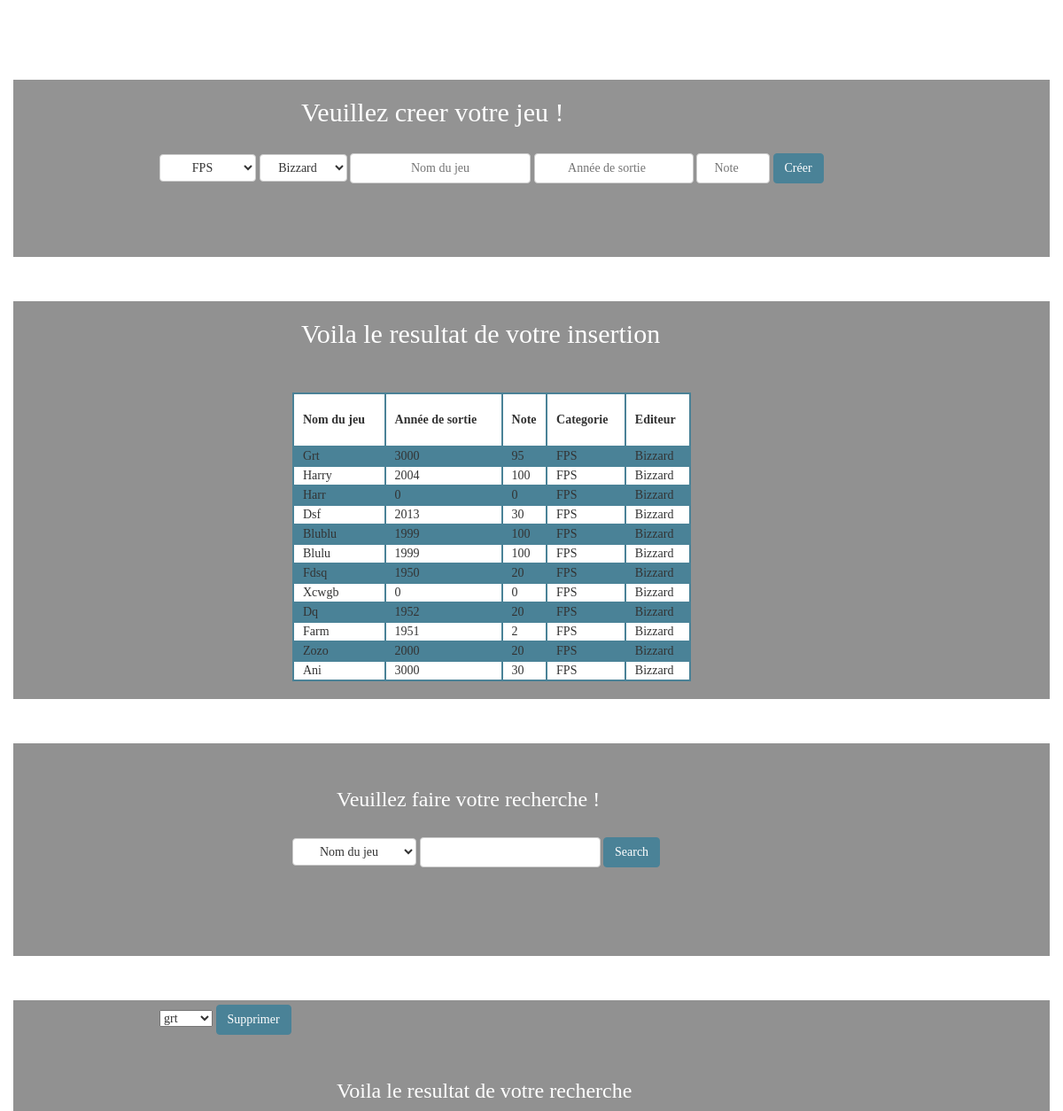
The page / on the database its author committed.
### tables this page shows
CREATE TABLE `game` (
  `id` int(11) NOT NULL AUTO_INCREMENT,
  `year` int(11) DEFAULT NULL,
  `name` varchar(45) DEFAULT NULL,
  `note` int(11) DEFAULT NULL,
  `id_category` int(11) DEFAULT NULL,
  PRIMARY KEY (`id`),
  KEY `fk_id_category_idx` (`id_category`),
  CONSTRAINT `fk_id_category` FOREIGN KEY (`id_category`) REFERENCES `category` (`id`) ON DELETE NO ACTION ON UPDATE NO ACTION
);

CREATE TABLE `category` (
  `id` int(11) NOT NULL AUTO_INCREMENT,
  `content` varchar(45) DEFAULT NULL,
  PRIMARY KEY (`id`)
);

CREATE TABLE `editor` (
  `id` int(11) NOT NULL AUTO_INCREMENT,
  `name` varchar(45) DEFAULT NULL,
  PRIMARY KEY (`id`)
);

### functions.php (called while the page is built, shortened)
<?php
function selectDataIntoDb($sql_request , $db)
{
  return mysqli_query($db , $sql_request );
};

### index.php (the view, shortened to what this page needs)
<?php
include_once('functions.php');
$db = connectToDb('0000','video_game');
$category_result=selectDataIntoDb("SELECT * FROM  category",$db);
$editor_result = selectDataIntoDb ("SELECT * FROM editor ",$db);
$request="SELECT game.id AS game_id, game.name game_name, game.year game_year,
 game.note game_note, category.content category_name, editor.name editor_name
 FROM game , category, game_editor, editor
 WHERE game.id_category = category.id
 AND game.id = game_editor.id_game
 And editor.id = game_editor.id_editor ;";
$getAllGames= selectDataIntoDb($request,$db);
$getAllGamesName= selectDataIntoDb($request,$db);
 ?>
<!DOCTYPE html>
<html>
  <head>
    <link rel="stylesheet" href="https://maxcdn.bootstrapcdn.com/bootstrap/3.3.7/css/bootstrap.min.css">
    <link rel="stylesheet" href="style.css">
  </head>
  <body>
    <div class="container">
      <div class="row" id="ligne">
<div class="col-sm-10">
  <h1>Bienvenu sur cette base de données</h1>
</div>
      </div>
<div class="row" id="ligne1">
  <div class="col-sm-10">
    <h2>Veuillez creer votre jeu !</h2>
         <form  action="insert.php" method="post">
           <select name="category_select" class="btn btn-default">
             <?php
              while ($data = mysqli_fetch_assoc($category_result))
              {
               echo "<option value='" . $data['id'] . "'>" . $data['content'] . "</option>";
              }
           ?>
        </select >
        <select name="editor_select" class="btn btn-default">
          <?php
           while ($data = mysqli_fetch_assoc($editor_result))
           {
            echo "<option value='" . $data['id'] . "'>" . ucfirst($data['name']) . "</option>";
           }
        ?>
     </select>
      <input type="text" name="game_name" class="btn btn-default" placeholder="Nom du jeu">
       <input id="annee" type="number" name="game_year" min="1950" max="3000" class="btn btn-default" placeholder="Année de sortie">
        <input type="number" name="game_note" min="0" max="100" class="btn btn-default" placeholder="Note">
         <input type="submit" class="btn btn-default" value="Créer"style="background-color:#4a8297;border-color:#4a8297;color:white;">
         </form>
  </div>
</div>
<div class="row" id="ligne2">
  <div class="col-sm-8">
    <h2> Voila le resultat de votre insertion</h2>
    <table >
     <tr >
       <th >Nom du jeu</th>
       <th>Année de sortie</th>
       <th>Note</th>
       <th>Categorie</th>
       <th>Editeur</th>
     </tr>
     <?php
      while($data = mysqli_fetch_assoc($getAllGames))
      {
        $return = '<tr>';
        $return .= '<td>' . ucfirst($data['game_name']) . '</td>';
        $return .= '<td>' . $data['game_year'] . '</td>';
        $return .= '<td>' . $data['game_note'] . '</td>';
        $return .= '<td>' . $data['category_name'] . '</td>';
        $return .= '<td>' . ucfirst($data['editor_name']) . '</td>';
        $return .= '</tr>';
        echo $return ;
      };
      ?>
    </table>
  </div>
</div>
<div class="row" id="ligne3">
  <div class="col-sm-8">
    <h3>Veuillez faire votre recherche !</h3>
    <form action="search.php" method="post" id="chercher">
      <select name="search_select" class="btn btn-default">
        <option value="game_name">Nom du jeu</option>
        </select>
  <input type="text" name="search_data" class="btn btn-default" >
  <input type="submit" value="Search" class="btn btn-default"style="background-color:#4a8297;border-color:#4a8297;color:white;">
  </form>
  </div>
</div >
<div class="row" id="ligne4">
  <div class="col-sm-8">
    <form action="vagrantDestroy.php" method="get">
      <select  name="destroy_select">
        <?php
while ($data=mysqli_fetch_assoc($getAllGamesName)) {
  echo "<option value = '" . $data['game_id'] . "'>" . $data['game_name'] . "</option>";
};
         ?>
      </select>
      <input type="submit" value="Supprimer" class="btn btn-default"style="background-color:#4a8297;border-color:#4a8297;color:white;">
    </form>
  </div>
</div>
<div class="row" id="ligne4">
  <div class="col-sm-8">
    <h3>Voila le resultat de votre recherche</h3>
   </div>
</div>
    </div>
  </body>
</html>

### style.css (style rules this page uses)
body { background: fixed url('http://www.anawalls.com/images/textures/matt-circles-light-texture.jpg'); background-repeat: no-repeat; background-size: cover; }
table { margin-top: 50px; margin-left: 300px; border-collapse: solid; width: 60%; background-color: white; margin-bottom: 20px; }
th { height:60px }
table, th, td { border: 2px solid #4a8297; font-family: Garamond, serif; }
tr:nth-child(even) { background-color: #4a8297; }
th , td { padding-left: 10px; }
form { margin-top: 5px; margin-left:150px; font-family: Garamond, serif; }
input#annee { width: 180px; }
h1 { color: white; margin-left: 300px; margin-bottom: 30px; font-family: Garamond, serif; }
h2 { margin-left:310px; margin-bottom: 30px; color: white; font-family: Garamond, serif; }
form#chercher { margin-top: 30px; margin-left: 300px; margin-bottom: 100px; font-family: Garamond, serif; }
h3 { margin-left: 350px; color: white; margin-top: 50px; font-family: Garamond, serif; }
#ligne1 { height: 200px; background-color:rgba(75,75,75,0.6); margin-bottom: 50px; }
#ligne2 { background-color:rgba(72,72,72,0.6); margin-bottom: 50px; }
#ligne3 { background-color:rgba(72,72,72,0.6); margin-bottom: 50px; }
#ligne4 { background-color:rgba(72,72,72,0.6); }

### rows shown on the page
game: name "Grt", year "3000", note "95", id_category.content "FPS", editor.name "Bizzard"
game: name "Harry", year "2004", note "100", id_category.content "FPS", editor.name "Bizzard"
game: name "Harr", year "0", note "0", id_category.content "FPS", editor.name "Bizzard"
game: name "Dsf", year "2013", note "30", id_category.content "FPS", editor.name "Bizzard"
game: name "Blublu", year "1999", note "100", id_category.content "FPS", editor.name "Bizzard"
game: name "Blulu", year "1999", note "100", id_category.content "FPS", editor.name "Bizzard"
game: name "Fdsq", year "1950", note "20", id_category.content "FPS", editor.name "Bizzard"
game: name "Xcwgb", year "0", note "0", id_category.content "FPS", editor.name "Bizzard"
game: name "Dq", year "1952", note "20", id_category.content "FPS", editor.name "Bizzard"
game: name "Farm", year "1951", note "2", id_category.content "FPS", editor.name "Bizzard"
game: name "Zozo", year "2000", note "20", id_category.content "FPS", editor.name "Bizzard"
game: name "Ani", year "3000", note "30", id_category.content "FPS", editor.name "Bizzard"

### other values the page prints
form field category_select "FPS"
form field editor_select "Bizzard"
form field destroy_select "grt"
